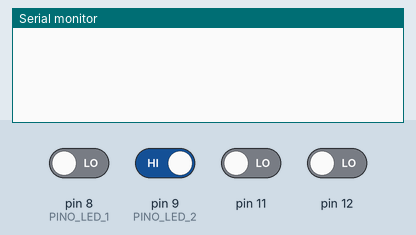
A sketch run on a simulated Arduino Uno, built with avr-gcc and run on an emulated ATmega328P. Shown: the last lines printed to the serial monitor. Inputs (shaded band) come from the test bench; at power-on: pin 9 (PINO_LED_2) HIGH, pin 8 (PINO_LED_1), pin 11, pin 12 LOW.

Above: at 1.2 s.
1.3 s: pin 11 driven HIGH
At 2.6 s:
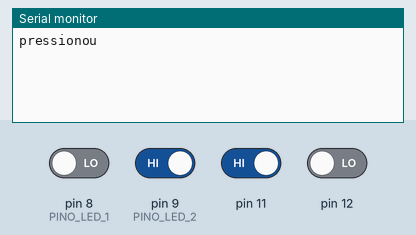
2.9 s: pin 11 driven LOW
At 3.7 s:
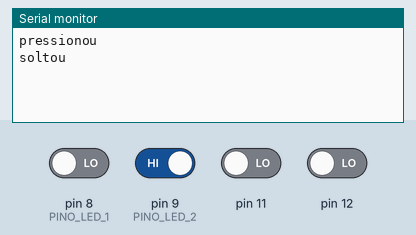
4.4 s: pin 12 driven HIGH
At 4.9 s:
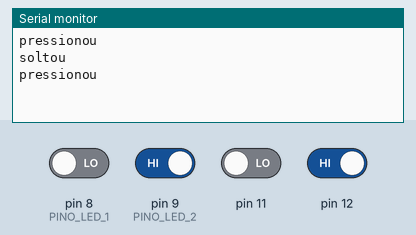
7.4 s: pin 11 driven HIGH and pin 12 driven LOW
At 8.9 s:
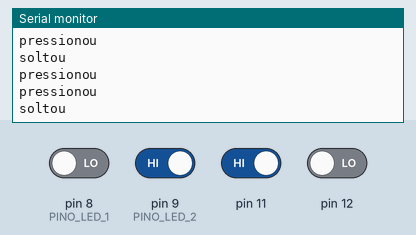
10.4 s: pin 8 (PINO_LED_1) driven HIGH and pin 9 (PINO_LED_2) driven LOW and pin 11 driven LOW and pin 12 driven HIGH
At 11.1 s:
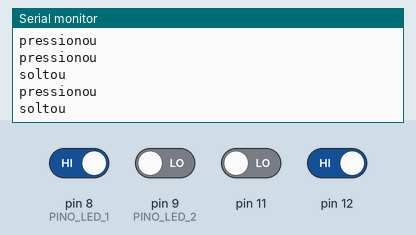

Measured:
- after the input at 1.3 s, the serial monitor: prints a new line after 0.10 s (image 1)
- after the input at 2.9 s, the serial monitor: prints a new line after 0.10 s (image 2)
- after the input at 7.4 s, the serial monitor: prints a new line after 0.11 s (image 4)

The sketch:

arduino_OO.ino
```cpp
//############  CODIGO DA CLASSE BOTAO  ################
class Botao {
  private:
    int _pino_botao;
    int _debounce_delay;
    int _leitura_anterior;
    int _leitura_anterior_db;
    long _time_ultimo_debounce;
    long _debounce_ok;
    bool _pressionou;
    bool _soltou;
  public:
    Botao(int pin, int debounce);
    void atualiza();
    bool pressionou();
    bool soltou();
    long tempo_pressionado();
};

Botao::Botao(int pin, int debounce){
  _pressionou     = false;
  _soltou         = false;
  _pino_botao     = pin;
  _debounce_delay = debounce;
  pinMode(_pino_botao, INPUT);
}

void Botao::atualiza(){
  int leitura_atual = digitalRead(_pino_botao);
  if (leitura_atual != _leitura_anterior    )                  { _time_ultimo_debounce = millis(); _debounce_ok = 0; }
  if (  (millis() - _time_ultimo_debounce) > _debounce_delay ) { _debounce_ok = 1;                                   }
  if (_debounce_ok == 1) {
    _pressionou          = (leitura_atual == 1 && _leitura_anterior_db == 0) ;
    _soltou              = (leitura_atual == 0 && _leitura_anterior_db == 1) ;
    _leitura_anterior_db = leitura_atual;
  }
  _leitura_anterior = leitura_atual;
}

bool Botao::pressionou()        {  return _pressionou;  }
bool Botao::soltou()            {  return _soltou;      }
long Botao::tempo_pressionado() {
  if ( _leitura_anterior_db ) {
    return ( millis()-_time_ultimo_debounce );
  } else {
    return 0;
  }
}

//##############  FIM CODIGO DA CLASSE BOTAO  #############

const int PINO_LED_1 = 8;
const int PINO_LED_2 = 9;
const int PINO_LED_3 = 10;

Botao *b; //ponteiro para botao
Botao *b2; //ponteiro para botao

void setup() {
  b = new Botao(11, 100); //pino 11 , debounce time 100
  b2 = new Botao(12, 100); //pino 12 , debounce time 100
  Serial.begin(9600);
}

void loop() {
  b->atualiza(); //faz a leitura do estado do pino e atualiza as variaveis de controle

  if ( b->pressionou() )               {  led_1(); Serial.println("pressionou"); } //liga led 1
  if ( b->soltou() )                   {  led_2(); Serial.println("soltou"); } //liga led 2
  if ( b->tempo_pressionado() > 3000 ) {  led_3(); Serial.println("3 segundos"); } //aciona beep depois de 3 segundos pressionado


  b2->atualiza(); //faz a leitura do estado do pino e atualiza as variaveis de controle

  if ( b2->pressionou() )               {  led_1(); Serial.println("pressionou"); } //liga led 1
  if ( b2->soltou() )                   {  led_2(); Serial.println("soltou"); } //liga led 2
  if ( b2->tempo_pressionado() > 3000 ) {  led_3(); Serial.println("3 segundos"); } //aciona beep depois de 3 segundos pressionado

}

void led_1() { digitalWrite(PINO_LED_1, !digitalRead(PINO_LED_1)); }
void led_2() { digitalWrite(PINO_LED_2, !digitalRead(PINO_LED_2)); }
void led_3() { digitalWrite(PINO_LED_3, true); }
```
